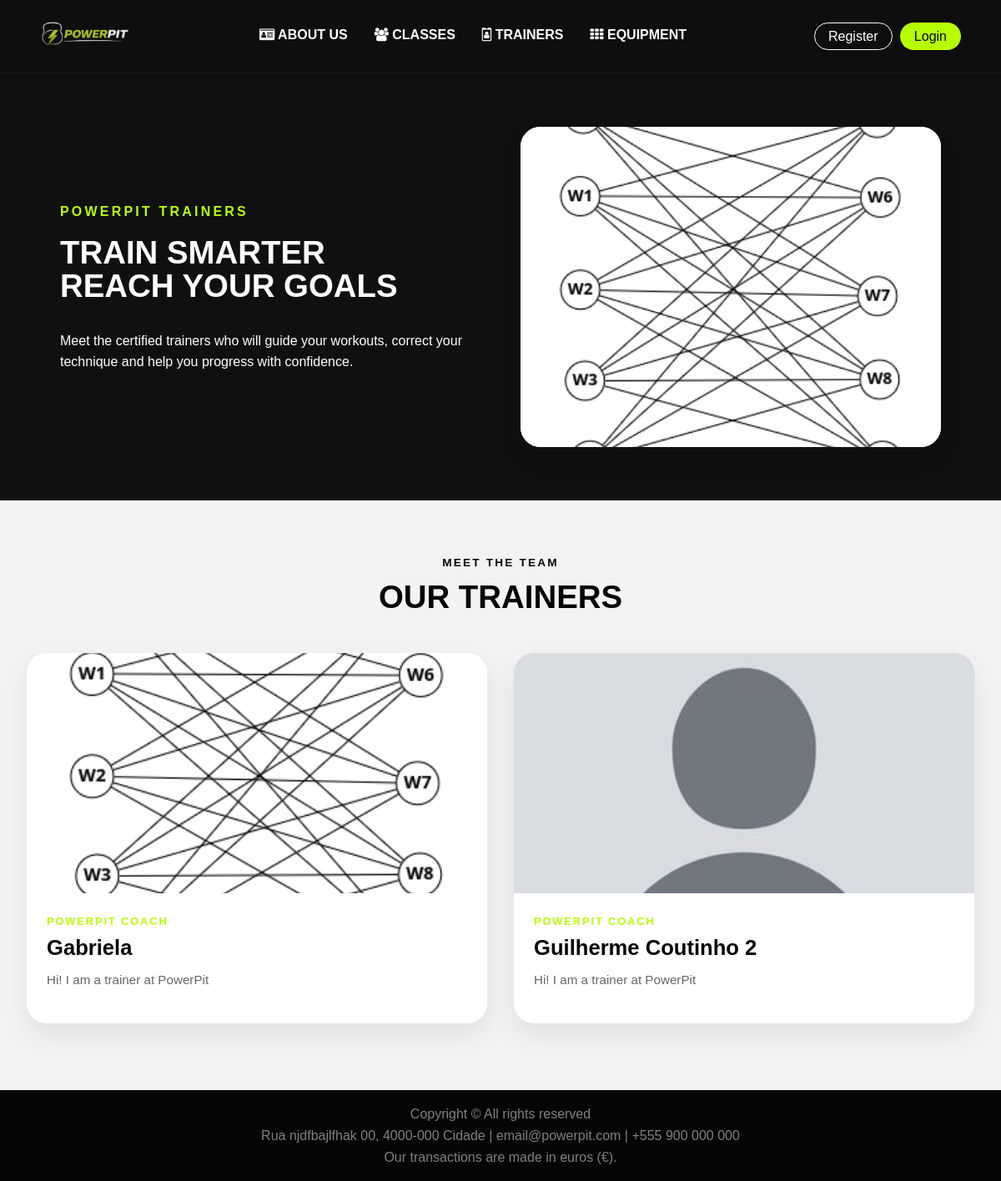
/pages/trainers.php, run on the app's committed database.
### tables this page shows
CREATE TABLE Users(
   UserId INTEGER PRIMARY KEY AUTOINCREMENT,
   Name NVARCHAR(100) NOT NULL,
   Username NVARCHAR(50) NOT NULL,
   Email NVARCHAR(100) NOT NULL,
   PasswordHash NVARCHAR(255) NOT NULL,
   Role NVARCHAR(20) NOT NULL,
   ProfileImage NVARCHAR(255),

   UNIQUE (Username),
   UNIQUE (Email)
);

CREATE TABLE Trainers(
   TrainerId INTEGER PRIMARY KEY AUTOINCREMENT,
   UserId INTEGER NOT NULL,
   Bio NVARCHAR(500),
   Specializations NVARCHAR(255),
   Certifications NVARCHAR(255),

   UNIQUE (UserId),
   FOREIGN KEY (UserId) REFERENCES Users (UserId) ON DELETE NO ACTION ON UPDATE NO ACTION
);

### pages/trainers.php (called while the page is built, shortened)
<?php
require_once(__DIR__ . '/../template/common.tpl.php');
require_once(__DIR__ . '/../template/trainers.tpl.php');
require_once(__DIR__ . '/../database/connection.db.php');
require_once(__DIR__ . '/../database/trainers.class.php');
$db = getDatabaseConnection();
$trainers = Trainers::getAllTrainers($db);
drawTrainersPage($trainers, $db);
?>

### database/trainers.class.php (called while the page is built, shortened)
<?php
require_once(__DIR__ . '/users.class.php');
class Trainers {
    private int $trainer_id;
    private int $user_id;
    private ?string $bio;
    public function __construct(
        int $trainer_id,
        int $user_id,
        ?string $bio,
        ?string $specializations,
        ?string $certifications
    ) {
        $this->trainer_id = $trainer_id;
        $this->user_id = $user_id;
        $this->bio = $bio;
    }
    public function getTrainerId(): int {
        return $this->trainer_id;
    }
    public function getBio(): ?string {
        return $this->bio;
    }
    public function getUser(PDO $db): ?Users {
        return Users::getUser($db, $this->user_id);
    }
    public static function getAllTrainers(PDO $db): array {
        $stmt = $db->prepare('
            SELECT Trainers.*
            FROM Trainers
            JOIN Users ON Users.UserId = Trainers.UserId
            ORDER BY Users.Name
        ');
        $stmt->execute();
        $trainers = [];
        while ($row = $stmt->fetch()) {
            $trainers[] = new Trainers(
                (int)$row['TrainerId'],
                (int)$row['UserId'],
                $row['Bio'],
                $row['Specializations'],
                $row['Certifications']
            );
        }
        return $trainers;
    }
}

### database/users.class.php (called while the page is built, shortened)
<?php
require_once(__DIR__ . '/trainers.class.php');
class Users {
    private string $name;
    private ?string $profileImage;
    public function __construct(
        int $user_id,
        string $name,
        string $user_name,
        string $email,
        string $passwordHash,
        string $role,
        ?string $profileImage
    ) {
        $this->name = $name;
        $this->profileImage = $profileImage;
    }
    public function getName(): string {
        return $this->name;
    }
    public function getProfileImage(): string {
        return $this->profileImage ?? 'default.png';
    }
    public static function getUser(PDO $db, int $id): ?Users {
        $stmt = $db->prepare('
            SELECT *
            FROM Users
            WHERE UserId = ?
        ');
        $stmt->execute([$id]);
        $row = $stmt->fetch();
        return new Users(
            (int)$row['UserId'],
            $row['Name'],
            $row['Username'],
            $row['Email'],
            $row['PasswordHash'],
            $row['Role'],
            $row['ProfileImage']
        );
    }
}
?>

### template/trainers.tpl.php (the view, shortened to what this page needs)
<?php
function drawTrainersPage(array $trainers, PDO $db): void { ?>
    <main class="trainers_page">
        <?php
            $heroImage = '../assets/users/default.png';
            if (!empty($trainers)) {
                $firstUser = $trainers[0]->getUser($db);
                if ($firstUser !== null) {
                    $heroImage = '../assets/users/' . $firstUser->getProfileImage();
                }
            }
        ?>
        <section class="flex-row dark classes_feature">
            <article class="flex-item main">
                <p class="classes_label">PowerPIT Trainers</p>
                <h1>
                    Train smarter<br>
                    Reach your goals
                </h1>
                <p>
                    Meet the certified trainers who will guide your workouts,
                    correct your technique and help you progress with confidence.
                </p>
            </article>
            <aside class="flex-item side">
                <img
                    src="<?= htmlspecialchars($heroImage) ?>"
                    alt="PowerPIT trainer"
                >
            </aside>
        </section>
        <section class="classes_carousel_section">
            <header>
                <p class="classes_label">Meet the team</p>
                <h1>Our trainers</h1>
            </header>
            <?php if (empty($trainers)) { ?>
                <article class="card trainers_empty">
                    <h2>No trainers available</h2>
                    <p>There are no trainers registered at the moment.</p>
                </article>
            <?php } else { ?>
                <div class="grid trainers_grid">
                    <?php foreach ($trainers as $trainer) {
                        drawTrainerCard($trainer, $db);
                    } ?>
                </div>
            <?php } ?>
        </section>
    </main>
<?php }
function drawTrainerCard(Trainers $trainer, PDO $db): void {
    $user = $trainer->getUser($db);
    ?>
    <article class="card trainer_card">
        <a
            href="../pages/trainer_profile.php?id=<?= htmlspecialchars((string)$trainer->getTrainerId()) ?>"
            class="trainer_card_link"
        >
            <img
                src="../assets/users/<?= htmlspecialchars($user->getProfileImage()) ?>"
                alt="<?= htmlspecialchars($user->getName()) ?>"
            >
            <div class="trainer_card_content">
                <p class="profile-member-card-label">PowerPIT Coach</p>
                <h2><?= htmlspecialchars($user->getName()) ?></h2>
                <?php if ($trainer->getBio() !== null && $trainer->getBio() !== '') { ?>
                    <p class="trainer_bio">
                        <?= htmlspecialchars($trainer->getBio()) ?>
                    </p>
                <?php } ?>
            </div>
        </a>
    </article>
<?php } ?>

### css/style.css (style rules this page uses)
:root { --lime: #b7ff00; --lime-soft: #d8ff66; --black: #050505; --black-2: #101010; --white: #ffffff; --gray-bg: #f3f3f3; --gray-card: #f8f8f8; --gray-text: #666666; --border: #e9e9e9; --shadow: 0 14px 32px rgb(0,0,0,0.08); --radius: 24px; --hero-bg: url("https://images.unsplash.com/photo-1574680178050-55c6a6a96e0a?auto=format&fit=crop&w=1600&q=80"); }
* { margin: 0; padding: 0; box-sizing: border-box; }
html { scroll-behavior: smooth; min-height: 100%; }
body { font-family: Arial, Helvetica, sans-serif; background: var(--gray-bg); color: var(--black); line-height: 1.6; min-height: 100vh; display: flex; flex-direction: column; }
main { width: 100%; flex: 1; }
a { text-decoration: none; color: inherit; }
img { display: block; max-width: 100%; }
.flex-row { display: flex; padding: 1rem; }
.flex-item { flex: 1; display: flex; flex-direction: column; justify-content: space-around; }
.flex-item.main > * { margin-left: 5rem; }
.flex-item.main p, .flex-item.main ul { margin-top: 1rem; margin-bottom: 1rem; max-width: 80%; text-align: justify; }
.flex-item.side * { width: 100%; }
.flex-row.dark { background-color: var(--black-2); color: white; }
.flex-row img { width: 100%; max-width: 820px; margin: 0 auto; object-fit: cover; background-color: var(--white); box-shadow: var(--shadow); border-radius: var(--radius); }
.grid { display: grid; grid-template-columns: repeat(auto-fit, minmax(28rem, 1fr)); gap: 2rem; padding: 1rem; }
.classes_feature { padding: 4rem 6%; gap: 3rem; align-items: center; }
.classes_feature .flex-item.main > * { margin-left: 0; }
.classes_feature .flex-item.main p, .classes_feature .flex-item.main ul { max-width: 36rem; text-align: left; }
.classes_feature .flex-item.main h1 { max-width: 34rem; font-size: 2.4rem; line-height: 1.05; text-transform: uppercase; margin-bottom: 1rem; }
.classes_feature.dark .flex-item.main h1 { color: var(--white); }
.classes_label { color: var(--lime); text-transform: uppercase; font-size: 1rem; font-weight: 900; letter-spacing: 0.2em; margin-bottom: 1rem; }
.classes_feature .flex-item.side img { width: 100%; height: 24rem; max-width: none; object-fit: cover; }
.classes_carousel_section { padding: 4rem 1rem; background: var(--gray-bg); }
.classes_carousel_section > header { width: min(78rem, 100%); margin: 0 auto 2rem; text-align: center; }
.classes_carousel_section > header h1 { color: var(--black); text-transform: uppercase; font-size: 2.4rem; line-height: 1; }
.classes_carousel_section > header .classes_label { color: var(--black); font-size: 0.85rem; letter-spacing: 0.16em; margin-bottom: 0.7rem; }
.trainers_page { background: var(--gray-bg); }
.trainers_grid { width: min(78rem, 100%); margin: 0 auto; grid-template-columns: repeat(auto-fit, minmax(18rem, 1fr)); }
.trainer_card { padding: 0; overflow: hidden; display: flex; flex-direction: column; transition: transform 0.25s ease, box-shadow 0.25s ease; }
.trainer_card_link > img { width: 100%; height: 18rem; object-fit: cover; background: var(--gray-card); }
.trainer_card_content { flex: 1; padding: 1.5rem; display: flex; flex-direction: column; }
.trainer_card_content h2 { margin: 0.4rem 0 0.8rem; color: var(--black); font-size: 1.6rem; line-height: 1.1; }
.trainer_bio { color: var(--gray-text); font-size: 0.95rem; margin-bottom: 1rem; }

### css/widgets.css (style rules this page uses)
.card { background: var(--white); border-radius: var(--radius); box-shadow: var(--shadow); padding: 1.5rem; }
.profile-member-card-label { margin: 0; font-size: 0.8rem; font-weight: 700; text-transform: uppercase; letter-spacing: 0.15em; color: var(--lime); }

### data on the page
users: ProfileImage (picture)
trainers: UserId.ProfileImage (picture), UserId.Name "Gabriela", Bio "Hi! I am a trainer at PowerPit"
trainers: shows a picture, UserId.Name "Guilherme Coutinho 2", Bio "Hi! I am a trainer at PowerPit"
